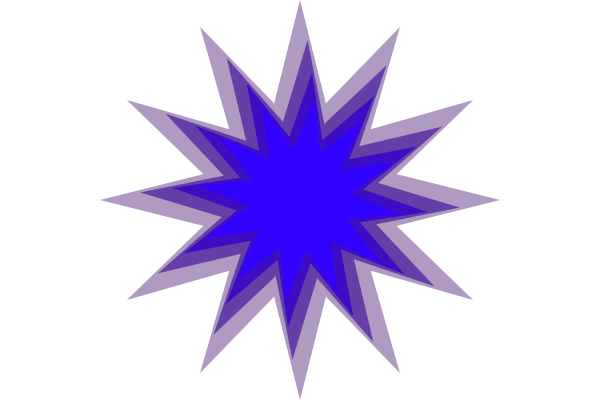
Frame 1 (no input)
Frame 60 (the mouse pressed at the canvas centre just before this capture): identical to frame 1, image omitted
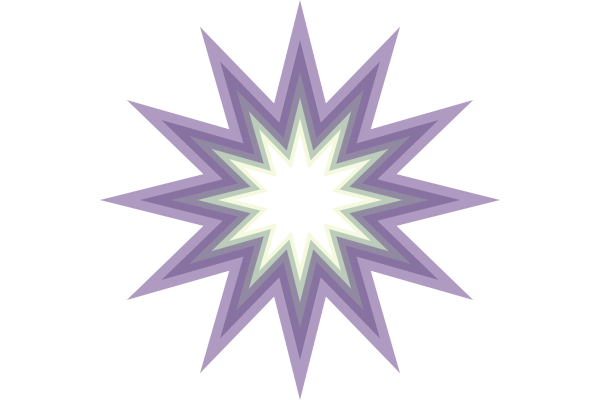
Frame 120 (the mouse held since frame 60 and released just before this capture)

The Processing sketch that drew these frames (run headless with seeded random() and noise(); from frame 60 on, the mouse is pressed at the canvas centre):

// Processing sketch: stars
// ── stars.pde
int points, verts;
float theta, rot;

void setup(){
  size(600,400);
  
  points = 12;
  verts = points * 2;
  theta = TWO_PI/verts;
}

void draw() {
  background(255);
  float outer = width/3;
  float inner = outer*.5;
  float scale = .8;
  int num = floor(map(mouseY, 0, height, 5, 12));
  rot = map(mouseX, 0, width, -1, 1);
  for(int i = 0; i < num; i++) {
    drawStar(outer, inner, rot * i, color(50 + i * mouseY/4, i * mouseX/4, 100 + i * 255/num, 100 + i * 255/num));
    outer *= scale;
    inner *= scale;
  }
}

void drawStar(float outerRadius, float innerRadius, float rotation, color fill) {
  pushMatrix();
  fill(fill);
  noStroke();
  translate(width/2, height/2);
  beginShape();
  float a = rotation;
  for(int i = 0; i < points; i++) {
    for(int j = 0; j < 2; j++) {
      float currentRadius = (j%2==0) ? outerRadius : innerRadius;
      float x = cos(a) * currentRadius;
      float y = sin(a) * currentRadius;
      vertex(x,y);
      a += theta;
    }
  }
  endShape(CLOSE);
  popMatrix();
}
